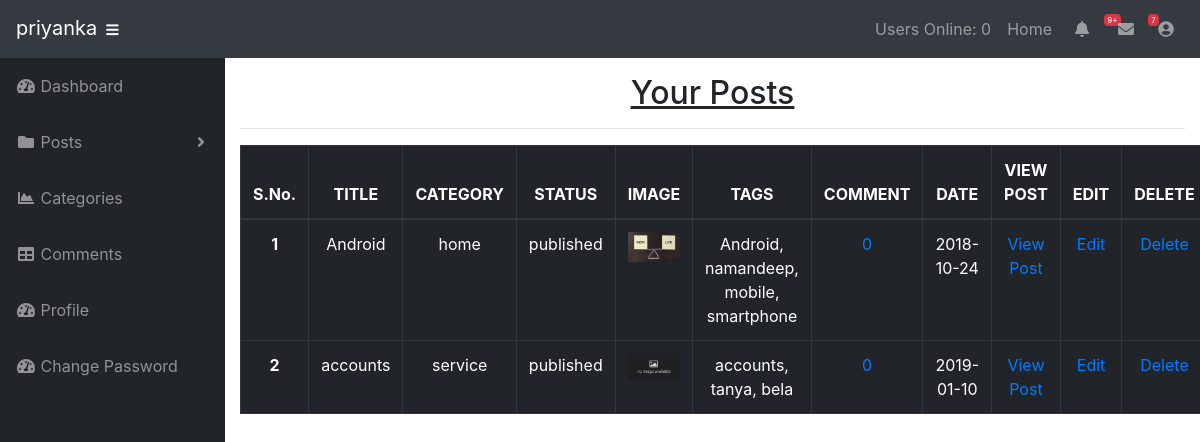
The app's page /subscriber/posts.php (signed in) with its own data.
### tables this page shows
CREATE TABLE `posts` (
  `post_id` int(3) NOT NULL,
  `post_category_id` int(3) NOT NULL,
  `post_title` varchar(255) NOT NULL,
  `post_user` varchar(255) NOT NULL,
  `post_date` date NOT NULL,
  `post_image` text NOT NULL,
  `post_content` text NOT NULL,
  `post_tags` varchar(255) NOT NULL,
  `post_comment_count` int(11) NOT NULL,
  `post_status` varchar(255) NOT NULL DEFAULT 'draft',
  `post_views_count` int(11) NOT NULL
);

CREATE TABLE `categories` (
  `cat_id` int(3) NOT NULL,
  `cat_title` varchar(255) NOT NULL,
  `cat_creator` varchar(20) NOT NULL,
  `cat_user` varchar(2000) NOT NULL
);

### subscriber/functions.php (called while the page is built, shortened)
<?php
function currentUser(){
    if(isset($_SESSION['username'])){
        return $_SESSION['username'];
    }
    return false;
}
function imagePlaceholder($image=''){
    if(!$image){
        return 'nopost.jpg';
    }
    else{
        return $image;
    }
}
?>

### subscriber/includes/view_all_posts.php (the view, shortened to what this page needs)
<div class="text-center">
    <h2><u>Your Posts</u></h2>
    <hr>
    <?php if(isset($view)): ?>
        <h2>You Haven't Created Any Post yet</h2>
        <h1 style="margin-top:12%;">
            <a href="posts.php?source=add_post"><i class="fas fa-plus-circle"></i></a>
        </h1>
        <h2>CREATE POST</h2>
    <?php else: ?>
        <table class="table table-hover table-dark table-bordered">
          <thead>
            <tr>
              <th scope="col">S.No.</th>
              <th scope="col">TITLE</th>
              <th scope="col">CATEGORY</th>
              <th scope="col">STATUS</th>
              <th scope="col">IMAGE</th>
              <th scope="col">TAGS</th>
              <th scope="col">COMMENT</th>
              <th scope="col">DATE</th>
              <th scope="col">VIEW POST</th>
              <th scope="col">EDIT</th>
              <th scope="col">DELETE</th>
            </tr>
        </thead>
        <tbody>
            <?php
                $serial=0;
                $user = currentUser();
                $query = "SELECT * FROM posts WHERE post_user = '$user'";
                $select_all_posts_query = mysqli_query($connection,$query);
                while($row = mysqli_fetch_assoc($select_all_posts_query)){
                   $post_id = $row['post_id'];
                   $post_title = $row['post_title'];
                   $post_category_id = $row['post_category_id'];
                   $post_status = $row['post_status'];
                   $post_image = $row['post_image'];
                   $post_tags = $row['post_tags'];
                   $post_date = $row['post_date'];
                  echo "<tr>";
                  $serial=$serial+1;
                  echo "<th scope='row'>$serial</th>";
                  echo "<td>$post_title</td>";
                  $query = "SELECT * FROM categories WHERE cat_id = {$post_category_id}";
                  $select_categories_id = mysqli_query($connection,$query);
                  while($row = mysqli_fetch_assoc($select_categories_id)){
                  $cat_title = $row['cat_title'];
                  echo "<td>$cat_title</td>";
                  }
                  echo "<td>$post_status</td>";
                  $image = imagePlaceholder($post_image);
                  echo "<td><img width='100' class='img-fluid' src='../images/$image' alt='img'></td>";
                  echo "<td>$post_tags</td>";
                  $query = "SELECT * FROM comments WHERE comment_post_id = {$post_id}";
                  $send_comment_query = mysqli_query($connection,$query);
                  $count_comment = mysqli_num_rows($send_comment_query);
                  echo "<td><a href='post_comment.php?id={$post_id}'>$count_comment</a></td>";
                  echo "<td>$post_date</td>";
                  echo "<td><a href='../post.php?p_id={$post_id}'>View Post</a></td>";
                  echo "<td><a href='posts.php?source=edit_post&p_id={$post_id}'>Edit</a></td>";
                  echo "<td><a onClick=\"javascript: return confirm('Are you sure you want to delete?'); \" href='posts.php?delete={$post_id}'>Delete</a></td>";
                  echo "</tr>";
                }
            ?>
        </tbody>
        </table>
    <?php endif; ?>
</div>

### subscriber/css/sb-subscriber.css (style rules this page uses)
html { position: relative; min-height: 100%; }
body { height: 100%; }
:root { --input-padding-x: 0.75rem; --input-padding-y: 0.75rem; }

### records on screen
posts: post_title "Android", post_status "published", post_image (picture), post_tags "Android, namandeep, mobile, smartphone", count_comment "0", post_date "2018-10-24"
categories: cat_title "home"
posts: post_title "accounts", post_status "published", shows a picture, post_tags "accounts, tanya, bela", count_comment "0", post_date "2019-01-10"
categories: cat_title "service"

### other values on screen
$_SESSION['username'] "priyanka"
users_online() "0"
